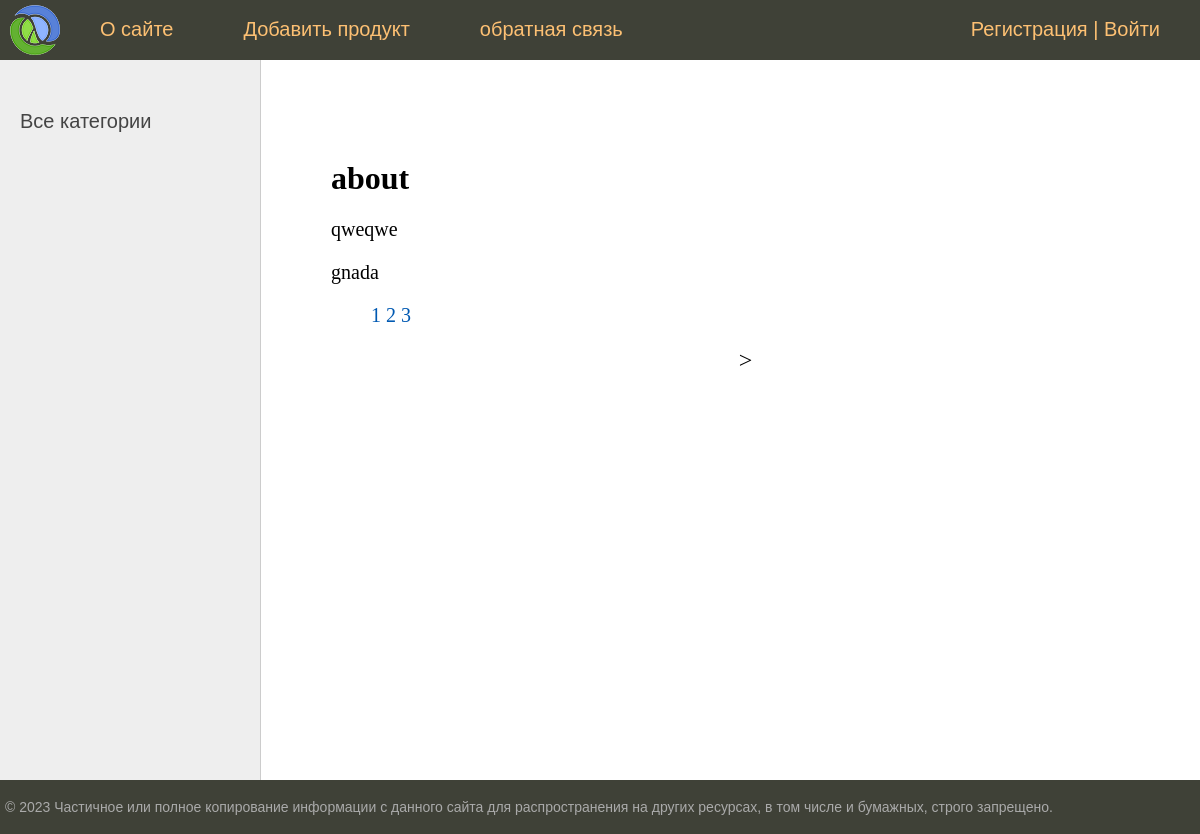
Page /about/ on the earlier database version.
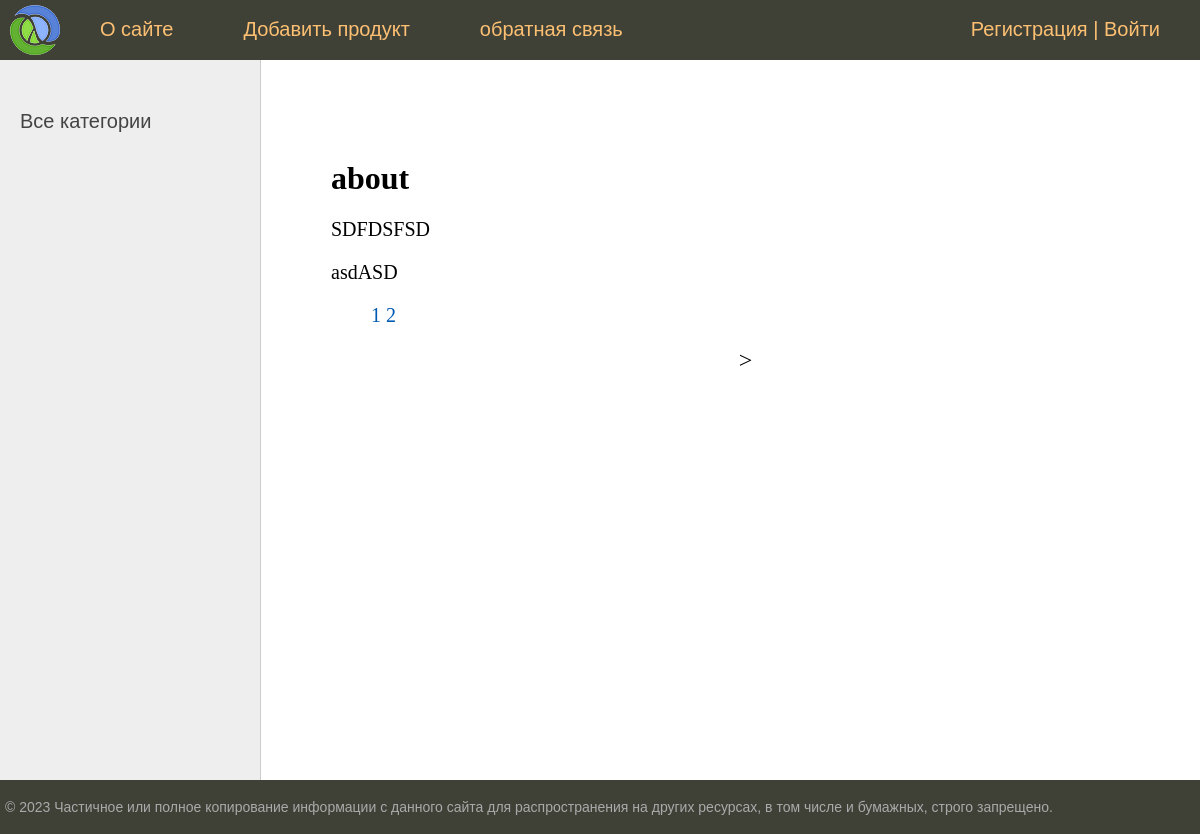
Same page on the later database version.
### equipment/models.py (models this page shows, shortened)
class Equipment(models.Model):
    title = models.CharField(max_length=255, verbose_name="Название")
    slug = models.SlugField(max_length=255, unique=True, db_index=True, verbose_name="URL")
    price = models.IntegerField(verbose_name="Цена")
    content = models.TextField(blank=True, verbose_name="Описание")
    photo = models.ImageField(upload_to="photos/%Y/%m/%d/", blank=True, verbose_name="Фото")
    is_published = models.BooleanField(default=True, verbose_name="Наличие")
    time_create = models.DateTimeField(auto_now=True, verbose_name="Время создания")
    cat = models.ForeignKey('Category', on_delete=models.PROTECT, verbose_name="Категория")
    def __str__(self):
        return self.title
    class Meta:
        verbose_name = "Продукция/Товары"
        verbose_name_plural = "Продукция/Товары"
        ordering = ['-time_create', 'title']

### equipment/views.py (the view)
# urls.py: path('about/', about, name='about'),
def about(request):
    contact_list = Equipment.objects.all()
    paginator = Paginator(contact_list, 2)
    page_number = request.GET.get('page')
    page_obj = paginator.get_page(page_number)
    return render(request, 'equipment/about.html', {'page_obj':page_obj, 'menu': menu, 'title': 'about'})

### equipment/templates/equipment/about.html
{% extends 'equipment/base.html' %}
{% block content %}
<h1>{{ title }}</h1>
{% for contact in page_obj %}
<p>{{ contact }}</p>
{% endfor %}
<nav>
    <ul>
        {% for p in page_obj.paginator.page_range %}
        <a href="?page={{ p }}">{{ p }}</a>
        {% endfor %}
    </ul>
</nav>
{% endblock %}

Differences in the rows shown:
removed Equipment: title "qweqwe"
removed Equipment: title "gnada"
now on this page (row edited): Equipment: title "SDFDSFSD"
now on this page (row edited): Equipment: title "asdASD"
Other differences:
list line gone: "3"
